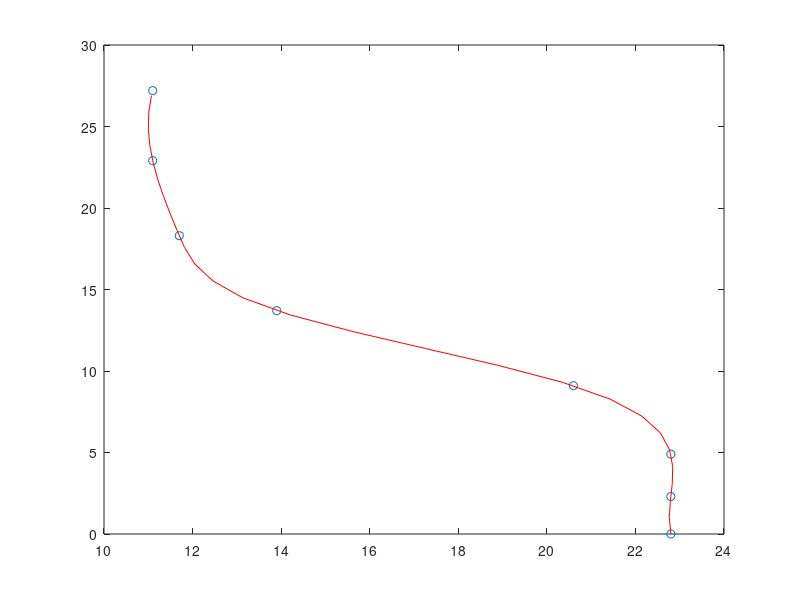

MATLAB code for this plot:
T=[22.8 22.8 22.8 20.6 13.9 11.7 11.1 11.1];
y=[0 2.3 4.9 9.1 13.7 18.3 22.9 27.2];
yy = linspace (0, 30,30);
TT= interp1(y, T, yy,'spline');
h=yy(2)-yy(1);
plot(T,y,'o',TT,yy,'r-')
%t=diff(TT)./diff(yy);
t=gradient(TT,h)
m=find (t==max(t));
thermocline=abs(yy(m))
%check:
%t2=diff(t)./diff(yy(2:end));